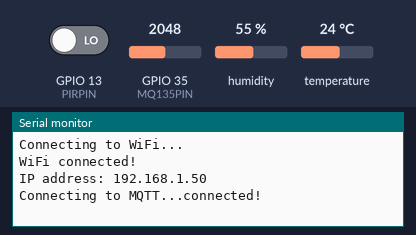
Simulated run of this sketch. Board: ESP32. On the bench: the last lines printed to the serial monitor. The test bench sets the inputs (shaded band); at power-on: humidity 55 %, GPIO 35 (MQ135PIN) = 2048, GPIO 13 (PIRPIN) LOW, temperature 24 °C. WiFi joins after 1.5 s; servers stay silent unless stated; no MQTT or app messages arrive unless stated.

Above: at 2.7 s.
2.8 s: humidity set to 22 %
At 12.7 s:
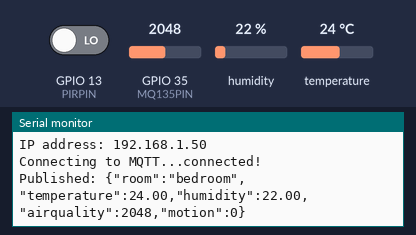
17.8 s: GPIO 35 (MQ135PIN) set to 2866
At 23.0 s:
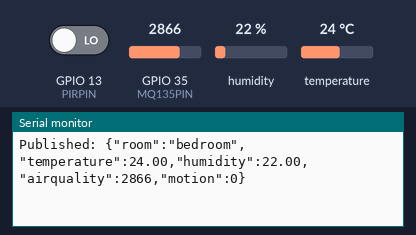
32.8 s: GPIO 13 (PIRPIN) driven HIGH
At 42.5 s:
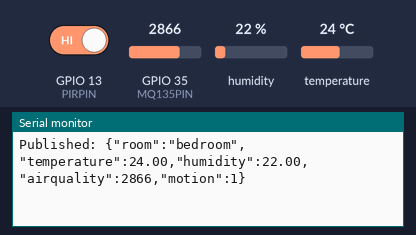
47.8 s: temperature set to 12 °C
At 52.8 s:
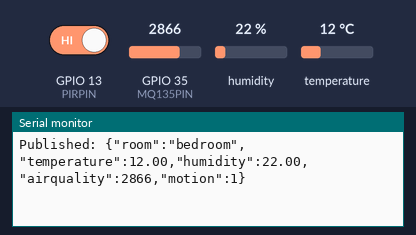
62.8 s: GPIO 35 (MQ135PIN) set to 3603
At 72.3 s:
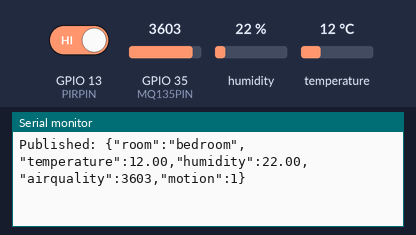
Timing chart, 0 to 73.8 s (numbered marks = the images above; inputs shaded):
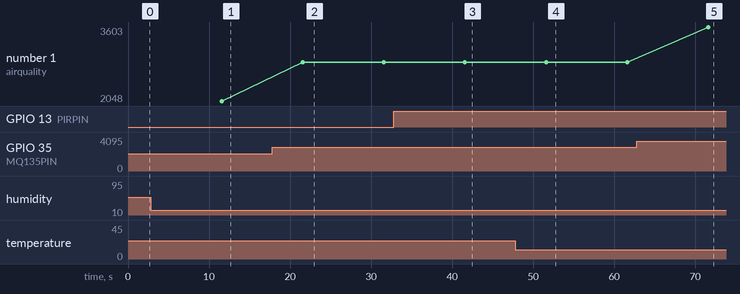

Measured:
- after the input at 2.8 s, the serial monitor: prints a new line after 8.8 s (image 1)
- after the input at 17.8 s, the serial monitor: prints a new line after 3.8 s (image 2)
- after the input at 32.8 s, the serial monitor: prints a new line after 8.8 s (image 3)
- after the input at 47.8 s, the serial monitor: prints a new line after 3.8 s (image 4)
- after the input at 62.8 s, the serial monitor: prints a new line after 8.8 s (image 5)
- plotted number 1: 2048 → 2866 after the input at 17.8 s, 2866 → 3603 after the input at 62.8 s

The sketch:

bedroom_node.ino
```cpp
#include "WiFi.h"
#include "WiFiMulti.h"
#include "PubSubClient.h"
#include "DHT.h"

// ── Pin definitions ───────────────────────────────────
#define DHTPIN    5       // DHT22 data pin
#define DHTTYPE   DHT22
#define MQ135PIN  35      // MQ-135 analog pin (use GPIO35, not GPIO34)
#define PIRPIN    13      // PIR motion sensor

// ── Objects ───────────────────────────────────────────
DHT dht(DHTPIN, DHTTYPE);
WiFiMulti wifiMulti;
WiFiClient espClient;
PubSubClient client(espClient);

// ── Configuration — update these before flashing ──────
const char* mqtt_server = "YOUR_LAPTOP_IP";   // run: ipconfig getifaddr en0
const char* room        = "bedroom";

// ── MQTT reconnect ────────────────────────────────────
void connectMQTT() {
  while (!client.connected()) {
    Serial.print("Connecting to MQTT...");
    if (client.connect("ESP32Client_Bedroom")) {
      Serial.println("connected!");
    } else {
      Serial.print("failed rc=");
      Serial.print(client.state());
      Serial.println(" retrying in 5s");
      delay(5000);
    }
  }
}

// ── Setup ─────────────────────────────────────────────
void setup() {
  Serial.begin(115200);
  dht.begin();
  pinMode(PIRPIN, INPUT);

  // ── Add your WiFi networks here ───────────────────
  wifiMulti.addAP("YOUR_WIFI_NAME_1", "YOUR_PASSWORD_1");
  wifiMulti.addAP("YOUR_WIFI_NAME_2", "YOUR_PASSWORD_2");
  // add more networks if needed:
  // wifiMulti.addAP("YOUR_WIFI_NAME_3", "YOUR_PASSWORD_3");

  Serial.print("Connecting to WiFi...");
  while (wifiMulti.run() != WL_CONNECTED) {
    delay(500);
    Serial.print(".");
  }
  Serial.println("");
  Serial.println("WiFi connected!");
  Serial.print("IP address: ");
  Serial.println(WiFi.localIP());

  client.setServer(mqtt_server, 1883);
  connectMQTT();
}

// ── Loop ──────────────────────────────────────────────
void loop() {
  if (!client.connected()) connectMQTT();
  client.loop();

  delay(10000);  // publish every 10 seconds

  float humidity    = dht.readHumidity();
  float temperature = dht.readTemperature();
  int   airquality  = analogRead(MQ135PIN);
  int   motion      = digitalRead(PIRPIN);

  if (isnan(humidity) || isnan(temperature)) {
    Serial.println("Failed to read DHT22 — retrying next cycle");
    return;
  }

  String payload = "{\"room\":\""       + String(room)        + "\""
                 + ",\"temperature\":"  + String(temperature)
                 + ",\"humidity\":"     + String(humidity)
                 + ",\"airquality\":"   + String(airquality)
                 + ",\"motion\":"       + String(motion)
                 + "}";

  client.publish("home/airquality", payload.c_str());
  Serial.print("Published: ");
  Serial.println(payload);
}
```
